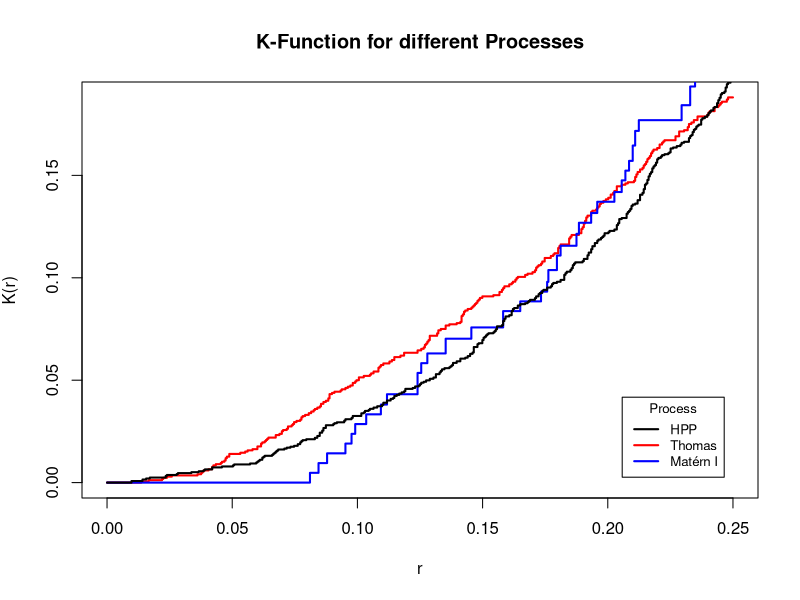
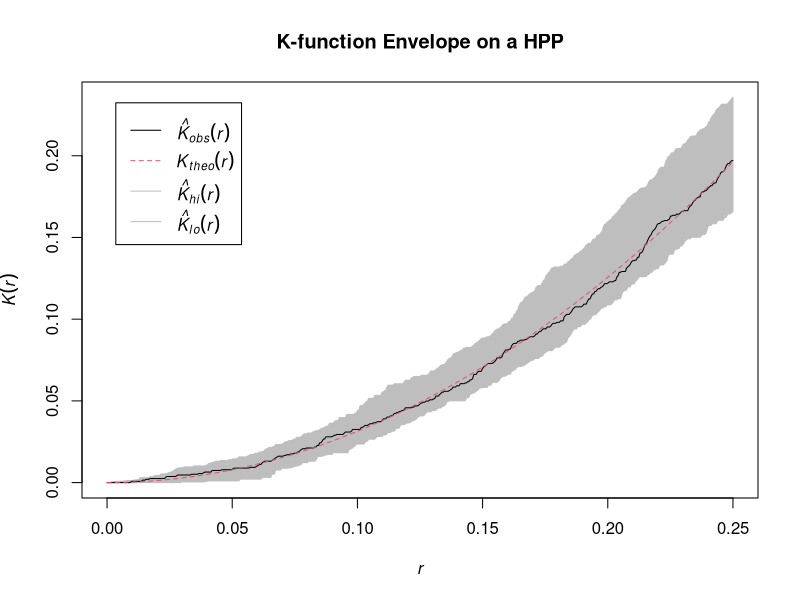
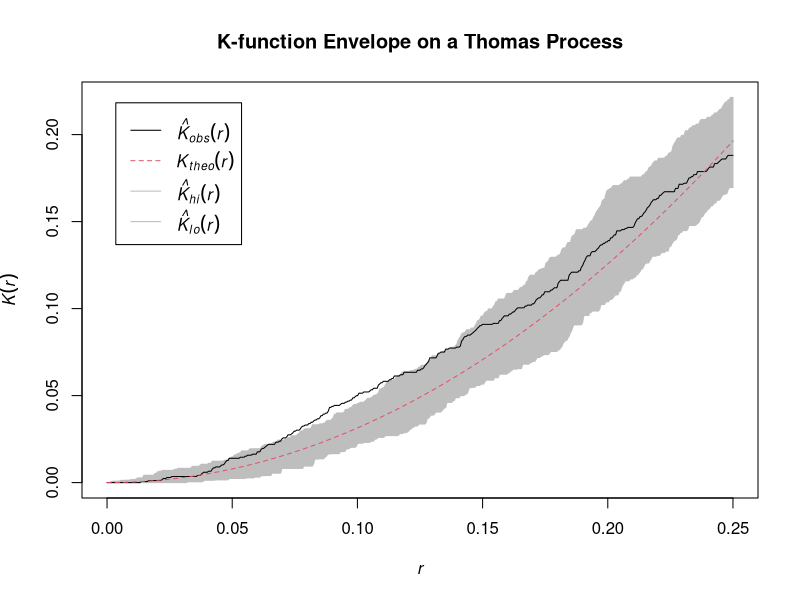
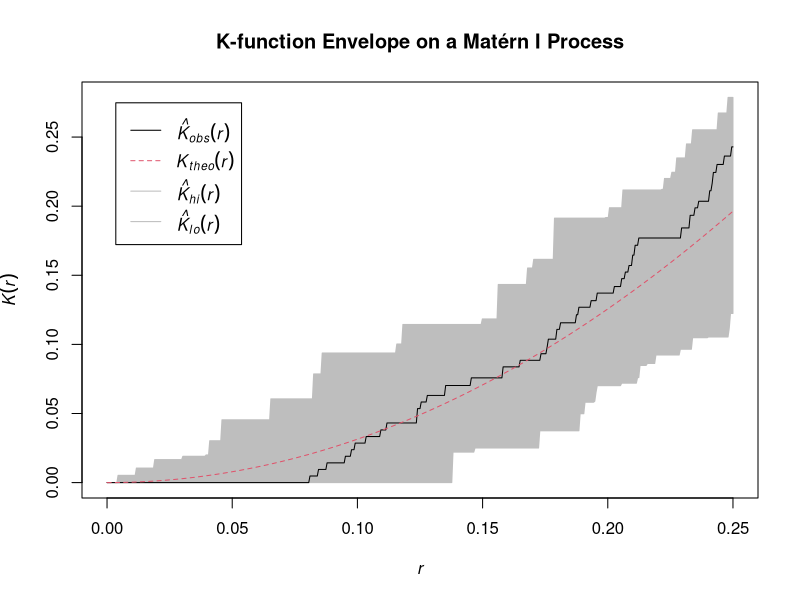
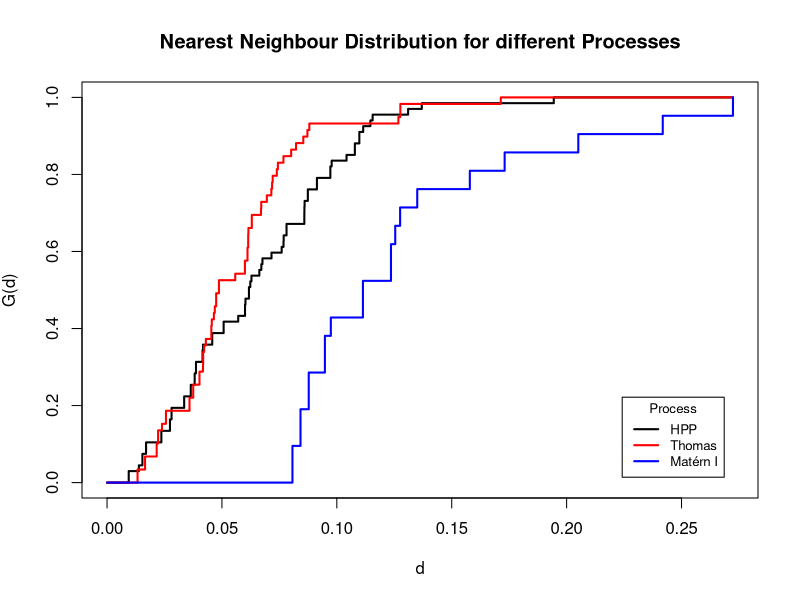
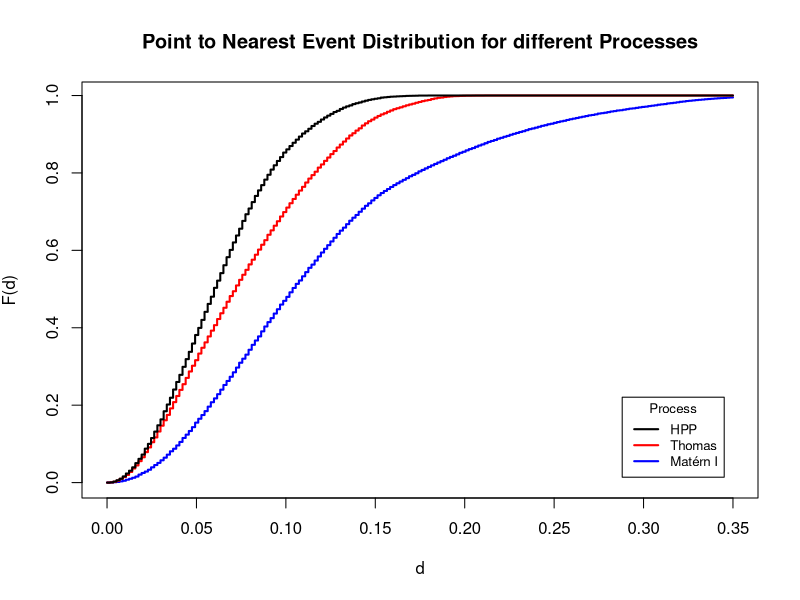
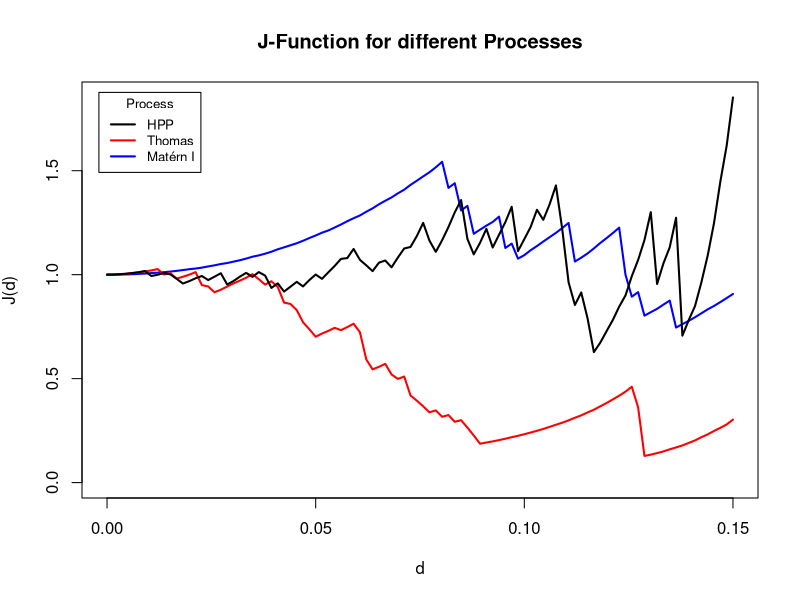

The R script that drew these images, in order:
## ---- chunk 1
library(spatstat)
## ---- chunk 2
set.seed(4319)

hpp <- rpoispp(50) # a Homogeneous Poisson Process
thompp <- rThomas(10, 0.075, 5) # Thomas Process
matpp <- rMaternI(50, 0.075) # Matérn I Process
## ---- chunk 3
hppK <- envelope(hpp, fun = Kest, correction="Ripley")
thomK <- envelope(thompp, fun = Kest, correction="Ripley")
matK <- envelope(matpp, fun = Kest, correction="Ripley")
## ---- chunk 4
# Plot all K-functions on same axes
plot(thomK$r, thomK$obs, col="red", type="s", lwd=2, 
     xlab="r", ylab=expression("K(r)"),
     main="K-Function for different Processes")
lines(matK$r, matK$obs, type="s", lwd=2, col="blue")
lines(hppK$r, hppK$obs, type="s", lwd=2)
legend("bottomright", inset=.05, c("HPP", "Thomas", "Matérn I"), 
       col=c("black", "red", "blue"), lty=1, lwd=2,
       title="Process", cex=0.8)

# Plotting Envelopes on Separate Axes
plot(hppK, main="K-function Envelope on a HPP") 
plot(thomK, main="K-function Envelope on a Thomas Process") 
plot(matK, main="K-function Envelope on a Matérn I Process")
## ---- chunk 5
# Find nearest neighbour distances and sort them
hpp_nnd <- sort(nndist(hpp))
thom_nnd <- sort(nndist(thompp))
mat_nnd <- sort(nndist(matpp))

# Find maximum nearest neighbour distance
xM <- max(hpp_nnd, thom_nnd, mat_nnd)

# find empircal distribution (ecdf) of nearest neighbour distances
hpp_NND_ecdf <- ecdf(hpp_nnd)
thom_NND_ecdf <- ecdf(thom_nnd)
mat_NND_ecdf <- ecdf(mat_nnd)
## ---- chunk 6
# plot ecdfs of NND for the three on same axes
plot(c(0, hpp_nnd, xM), hpp_NND_ecdf(c(0, hpp_nnd, xM)), type="s", lwd=2, 
     xlab="d", ylab=expression("G(d)"), xlim=c(0, xM),
     main="Nearest Neighbour Distribution for different Processes")
lines(c(0, thom_nnd, xM), thom_NND_ecdf(c(0, thom_nnd, xM)), col="red", lwd=2,
      type="s")
lines(c(0, mat_nnd, xM), mat_NND_ecdf(c(0, mat_nnd, xM)), col="blue", lwd=2, 
      type="s")
legend("bottomright", inset=.05, c("HPP", "Thomas", "Matérn I"), 
       col=c("black", "red", "blue"), lty=1, lwd=2,
       title="Process", cex=0.8)
## ---- chunk 7
# Find estimated PNED
hppF <- Fest(hpp, correction = "none", r=seq(0,0.35, length.out=200))
thomF <- Fest(thompp, correction = "none", r=seq(0,0.35, length.out=200))
matF <- Fest(matpp, correction = "none", r=seq(0,0.35, length.out=200))

# plot estimated PNEDs on same axes
plot(matF$r, matF$raw, col="blue", type="s", lwd=2, 
     xlab="d", ylab=expression("F(d)"),
     main="Point to Nearest Event Distribution for different Processes")
lines(thomF$r, thomF$raw, type="s", lwd=2, col="red")
lines(hppF$r, hppF$raw, type="s", lwd=2)
legend("bottomright", inset=.05, c("HPP", "Thomas", "Matérn I"), 
       col=c("black", "red", "blue"), lty=1, lwd=2,
       title="Process", cex=0.8)
## ---- chunk 8
# find estimated j-functions for each process
hppJ <- Jest(hpp, correction = "none", r=seq(0, 0.15, length.out = 100))
thomJ <- Jest(thompp, correction = "none", r=seq(0, 0.15, length.out = 100))
matJ <- Jest(matpp, correction = "none", r=seq(0, 0.15, length.out = 100))

# plot the 3 j-functions on same axes
plot(matJ$r, matJ$un, col="blue", type="l", lwd=2, 
     xlab="d", ylab=expression("J(d)"), 
     ylim=c(0, max(hppJ$un, thomJ$un, matJ$un)),
     main="J-Function for different Processes")
lines(thomJ$r, thomJ$un, lwd=2, col="red")
lines(hppJ$r, hppJ$un, lwd=2)
legend("topleft", inset=.025, c("HPP", "Thomas", "Matérn I"), 
       col=c("black", "red", "blue"), lty=1, lwd=2,
       title="Process", cex=0.8)
